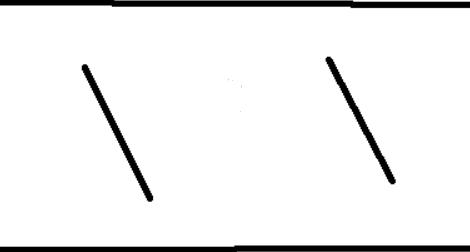
#> input picture arena.png, 470 x 252 px
$ jupyter execute 'sikintili copy.ipynb'
#> lines starting #> are read from the running program, lines starting #| are printed output that depends on the picture; after the words box and inside, x2 and y2 are one past the last pixel; in counts of white or black regions, pixels touching at a corner belong together
##Imports

[cell 1]
import cv2
import numpy as np
import math
from matplotlib import pyplot as plt

##Function Definitions

[cell 2]
def perpendicular_vector(v):
    return [v[0], v[1]]

    # return [-v[1], v[0]]

def point_on_object(point, objects, threshold=10):
    """
    Check if the point is on any of the objects by measuring the distance to each object's points.
    If the distance is less than the threshold, we consider the point to be on the object.

    :param point: The point to check.
    :param objects: The list of objects (clusters of points).
    :param threshold: The distance threshold to consider a point is on the object.
    :return: The index of the object that the point is on, or None if it's on no object.
    """
    for i, obj in enumerate(objects):
        distances = np.linalg.norm(obj - point, axis=1)
        if np.any(distances < threshold):
            return i
    return None


# [24 lines of commented-out code are left out]


def find_closest_aligned_point(start, direction, objects):
    aligned_points = []
    for obj in objects:
        # Exclude the object that the position lies on
        if any(np.array_equal(point, start) for point in obj):
            continue
        for point in obj:
            # Calculate the y value on the line for the current x value
            y_on_line = (direction[1] / direction[0]) * (point[0] - start[0]) + start[1]
            if np.isclose(point[1], y_on_line, atol=2):  # Adjust the tolerance as needed
                # Create a vector from the start point to the current point
                point_vector = point - start
                # Calculate the dot product between the direction vector and point_vector
                dot_product = np.dot(direction, point_vector)
                # Check if the point is in the direction of the vector
                if dot_product > 0:
                    aligned_points.append(point)

    # If there are no aligned points, return None
    if not aligned_points:
        return None

    # Convert the list of points to an array
    aligned_points = np.array(aligned_points)

    # Find the closest point to the start position in the direction of the vector
    distances = np.linalg.norm(aligned_points - start, axis=1)
    closest_point_index = np.argmin(distances)
    closest_point = aligned_points[closest_point_index]

    return closest_point


def find_normal(points, incoming_vector):
    # Compute the centroid of the points
    centroid = np.mean(points, axis=0)

    # Compute the points relative to the centroid
    relative_points = points - centroid

    # Compute the covariance matrix of the relative points
    cov = np.cov(relative_points, rowvar=False)

    # Compute the eigenvalues and eigenvectors of the covariance matrix
    eigenvalues, eigenvectors = np.linalg.eig(cov)

    # The normal vector is the eigenvector corresponding to the smallest eigenvalue
    normal = eigenvectors[np.argmin(eigenvalues)]
    normal = np.array([-normal[0], normal[1]])  # Swap the components to get (x, y) order

    # Ensure the normal vector points towards the incoming vector
    if np.dot(normal, incoming_vector) > 0:
        normal = -normal  # Reverse the direction of the normal vector

    return normal

##Main Running Code

[cell 3]
import cv2
import numpy as np
import matplotlib.pyplot as plt
from sklearn.cluster import DBSCAN
from sklearn.preprocessing import normalize
from matplotlib.lines import Line2D

# Load the image and convert to grayscale for obstacle detection
image = cv2.imread('arena.png')
#> image is the input picture: shape (252, 470, 3); mean B, G, R 238.8, 238.8, 238.8
gray = cv2.cvtColor(image, cv2.COLOR_BGR2GRAY)
gray = cv2.blur(gray, (5, 5))
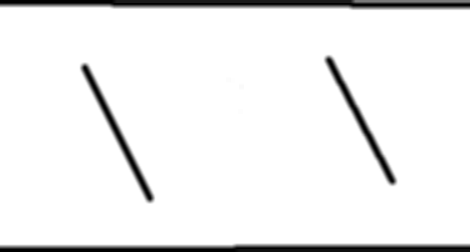
#> gray: shape (252, 470); min 0, max 255, mean 238.6

binary_image = cv2.threshold(gray, 127, 255, cv2.THRESH_BINARY)[1]  # Threshold value of 127
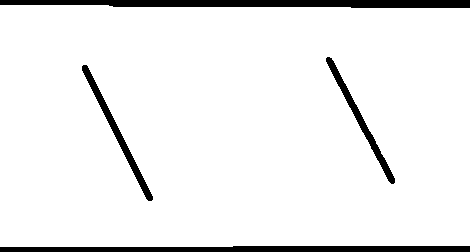
#> binary_image: shape (252, 470); 93.5% white; 4 black regions, box (x1, y1, x2, y2) and area: (0, 0, 470, 8) 3187, (0, 246, 470, 252) 2587, (82, 65, 153, 201) 1007, (326, 57, 395, 184) 942

print(f"test1 none image: {binary_image.shape !=None}")
#| test1 none image: True

# Find the black objects using DBSCAN
y_indices, x_indices = np.nonzero(binary_image == 0)
#> y_indices = 7723 values from 0 to 251; x_indices = 7723 values, max 469 at index 469, min 0 at index 0, mean 245.9
coordinates = np.column_stack([x_indices, y_indices])
#> coordinates = 7723 pairs, first value 0 to 469, second value 0 to 251
db = DBSCAN(eps=2, min_samples=5).fit(coordinates)
labels = db.labels_
#> labels = 7723 values, max 3 at index 5136, min 0 at index 0, mean 1.39

print(f"test2 labels : {labels}")
#> (printed output is left out)

objects = []
for i in np.unique(labels):
    if i != -1:  # Ignore noise
        objects.append(coordinates[labels == i])
#> this loop made 4 passes
#> after the loop, objects = 4 items

# Define the initial position and vector
x = 0
y = int(binary_image.shape[0] / 2)
#> y = 126
dx = 50
dy = 250

# y = int(binary_image.shape[0] / 3)
# dx = 10
# dy = 25
start_position = np.array([x, y], dtype=float)
#> start_position = [0, 126]
vector = np.array([dx, dy], dtype=float)

# Normalize the vector
vector = normalize(vector.reshape(1, -1))[0]

# Compute the normal vectors for each object
# normals = [find_normal(obj) for obj in objects] //todo
normals = []


# Find the index of the object that contains the start position
start_object_index = next(i for i, obj in enumerate(objects) if start_position in obj)
#> start_object_index = 0

# Define the center and radius of the circular area
center = np.array([binary_image.shape[1] // 2, binary_image.shape[0] // 2])
#> center = [235, 126]
radius = 10

# Initialize the total length
total_length = 0

positions= []
for _ in range(5):
    print(f"ITERATION : {_}")
    closest_aligned_point = find_closest_aligned_point(start_position, vector, objects)
    print(f"init vector:{vector}")


    if closest_aligned_point is None:
        # If there are no aligned points, break the loop
        print("No Aligned Points ! ")
        break

    # Calculate the distance to the closest aligned point
    distance = np.linalg.norm(closest_aligned_point - start_position)
    total_length += distance

    # WINNER CONDITION
    if np.linalg.norm(start_position - center) <= radius:
        # If it is, break the loop and return the initial starting position, the angle of the vector, and the total length
        angle = np.arctan2(vector[1], vector[0])
        print("##################################### WINNER CONDITION #####################################")
        print(f"Initial starting position: {start_position}, Angle of the vector: {angle}, Length: {total_length}")
        break

    # Move to the closest aligned point
    start_position = closest_aligned_point
    positions.append(start_position)


    start_object_index = point_on_object(start_position, objects)

    print(f"start_object_index: {start_object_index}")

    # Assuming normals[start_object_index] is already a normalized normal vector
    normal = find_normal(objects[start_object_index], vector)


    print(f"NORMAL: {normal}")

    normals.append(normal)

    # Calculate the dot product of the vector and the normal
    dot_prod = np.dot(vector, normal)

    # Calculate the reflected vector
    reflected_vector = vector - 2 * dot_prod * normal


    print(f"refelcted_vector : {reflected_vector}")

    # Create custom legend entries
    legend_elements = [
        Line2D([0], [0], marker='o', color='w', label='Starting Position', markerfacecolor='red', markersize=10),
        Line2D([0], [0], color='yellow', lw=4, label='Initial Vector'),
        Line2D([0], [0], color='blue', lw=4, label='Reflected Vector'),
        Line2D([0], [0], color='green', lw=4, label='Normal Vector')
    ]

    # Add the legend to the plot with custom entries
    plt.legend(handles=legend_elements, loc='upper right')

    # Draw the point and vector on the image
    plt.imshow(binary_image, cmap='gray')
    plt.scatter(start_position[0], start_position[1], color='red')
    plt.arrow(start_position[0], start_position[1], vector[0]*50, vector[1]*50, color='yellow', head_width=3)
    plt.arrow(start_position[0], start_position[1], reflected_vector[0]*50, reflected_vector[1]*50, color='blue', head_width=3)
    # Draw the normal vector of the object that the start position is on
    plt.arrow(start_position[0], start_position[1], normals[_][0]*50, normals[_][1]*50, color='green', head_width=3)
    plt.pause(0.001)  # Pause to update the figure


    # Update the vector to the reflected vector for the next iteration
    vector = reflected_vector
#> this loop made 5 passes
#> (closest_point_index in find_closest_aligned_point, distance, total_length, start_position, start_object_index, centroid in find_normal, cov in find_normal, eigenvalues in find_normal) on passes 3 to 5: (0, 63.15, 434.2, [84, 66], 2, [116.8, 132.6], [[379, 750.7], [750.7, 1505.1]], [3.7, 1880.4]), (0, 242.8, 677, [247, 246], 3, [245.2, 248.7], [[18287.2, -29.1], [-29.1, 2.57]], [18287.2, 2.52]), (45, 165.6, 842.7, [359, 124], 1, [360.1, 119.9], [[360, 678.3], [678.3, 1295]], [3.7, 1651.3])
#> (distance, total_length, start_position, start_object_index, centroid in find_normal, cov in find_normal, eigenvalues in find_normal, eigenvectors in find_normal) on pass 1: (123.4, 123.4, [24, 247], 3, [245.2, 248.7], [[18287.2, -29.1], [-29.1, 2.57]], [18287.2, 2.52], [[1, 0.00159], [-0.00159, 1]])
#> (printed output is left out)
#> pass 1, `plt.pause(0.001)`:
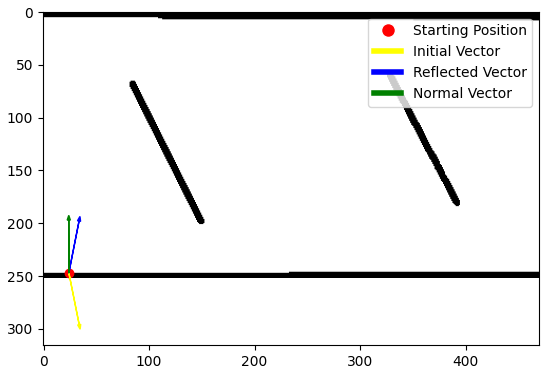
#> figure drawn by matplotlib, 1 panel
#> pass 2, `plt.pause(0.001)`:
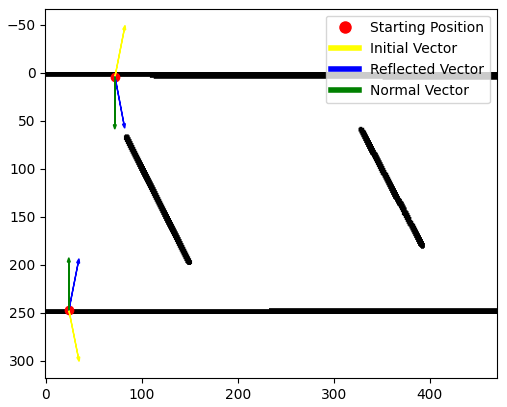
#> figure drawn by matplotlib, 1 panel
#> after the loop, normals = [[-0.00159, -1], [-0.00331, 1], [0.894, -0.447], [-0.00159, -1], [-0.885, 0.465]]; positions = [[24, 247], [72, 4], [84, 66], [247, 246], [359, 124]]; total_length = 842.7

# Keep the plot open
plt.show()

[cell 4]
image_rgb = cv2.imread('arena.png')

# Convert the image to RGB (matplotlib expects RGB format)

# Create a figure and axis to plot on
fig, ax = plt.subplots()

# Display the image
ax.imshow(image_rgb)

# Loop through the positions and plot each one
for i, position in enumerate(positions):
    # Scatter plot for the point
    ax.scatter(position[0], position[1], color='red', s=50)  # s is the size of the point

    # Annotate the point with its number
    ax.annotate(str(i + 1), (position[0], position[1]), textcoords="offset points", xytext=(0,10), ha='center', color='blue')

    # If not the first point, draw a line from the previous point
    if i > 0:
        # Get the previous point
        prev_position = positions[i - 1]
        # Draw a line from the previous point to the current point
        ax.plot([prev_position[0], position[0]], [prev_position[1], position[1]], color='green')
#> this loop made 5 passes
#> (position, prev_position) on passes 2 to 5: ([72, 4], [24, 247]), ([84, 66], [72, 4]), ([247, 246], [84, 66]), ([359, 124], [247, 246])

# Show the plot
plt.show()
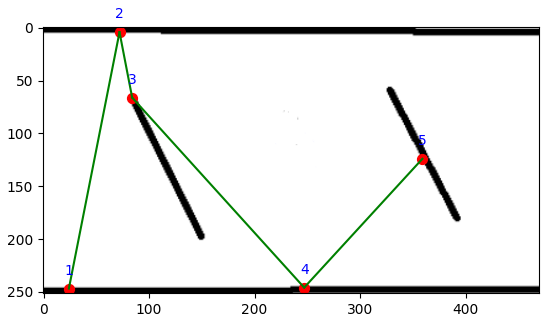
#> figure drawn by matplotlib, 1 panel
